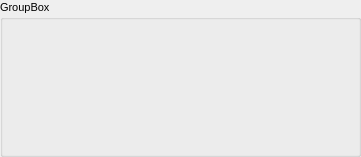
<?xml version="1.0" encoding="UTF-8"?>
<ui version="4.0">
 <class>spectrumWidget</class>
 <widget class="QGroupBox" name="spectrumWidget">
  <property name="geometry">
   <rect>
    <x>0</x>
    <y>0</y>
    <width>361</width>
    <height>157</height>
   </rect>
  </property>
  <property name="font">
   <font>
    <pointsize>8</pointsize>
   </font>
  </property>
  <property name="windowTitle">
   <string>GroupBox</string>
  </property>
  <property name="title">
   <string>GroupBox</string>
  </property>
  <layout class="QHBoxLayout" name="horizontalLayout_2">
   <property name="spacing">
    <number>0</number>
   </property>
   <property name="leftMargin">
    <number>0</number>
   </property>
   <property name="topMargin">
    <number>0</number>
   </property>
   <property name="rightMargin">
    <number>0</number>
   </property>
   <property name="bottomMargin">
    <number>0</number>
   </property>
  </layout>
 </widget>
 <resources/>
 <connections/>
</ui>
